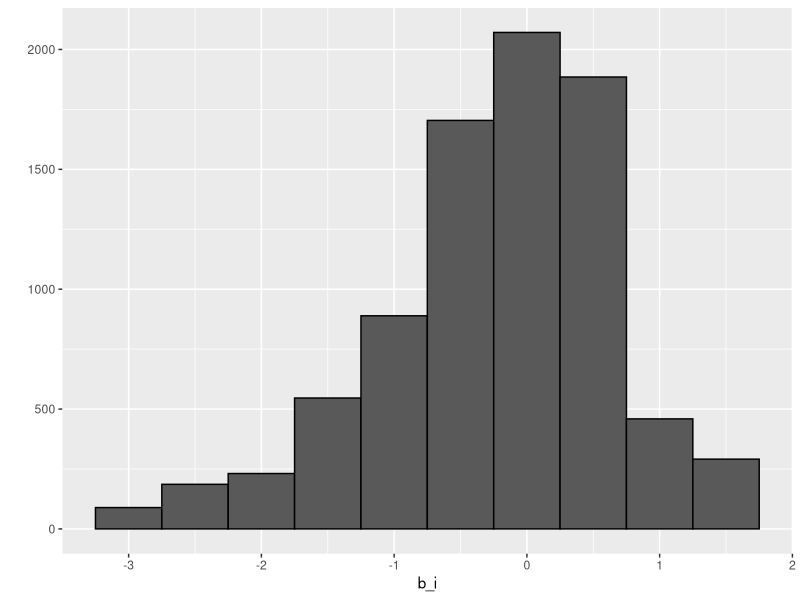
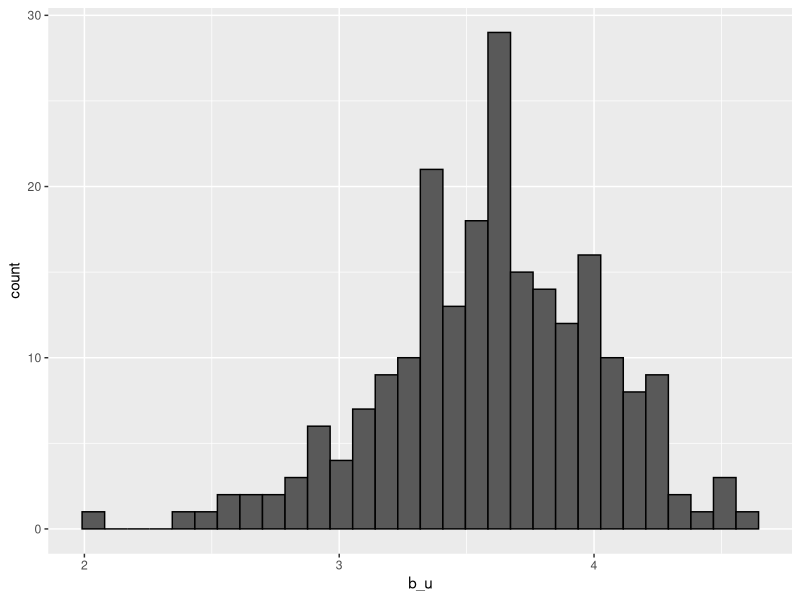
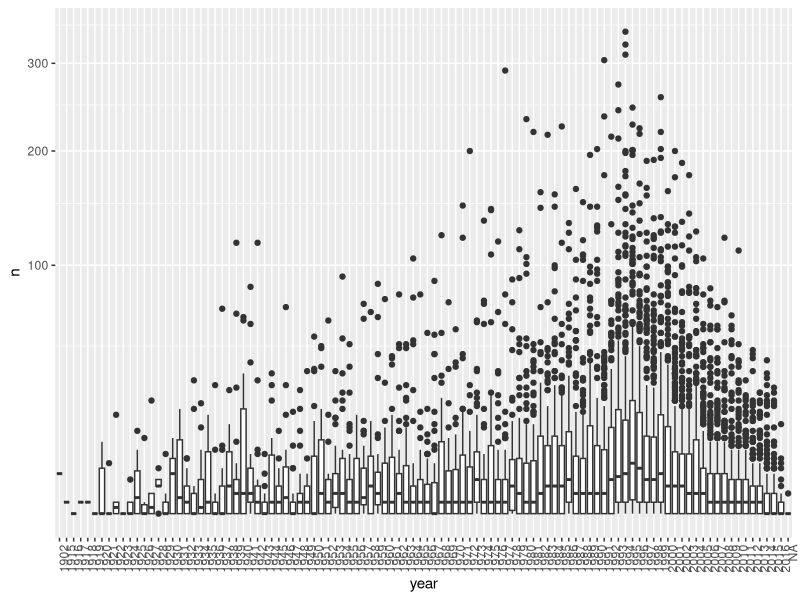
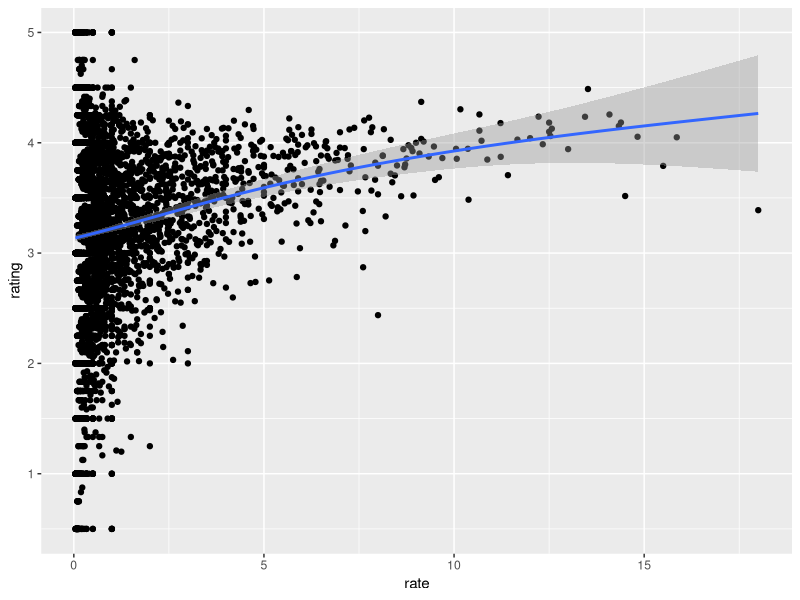
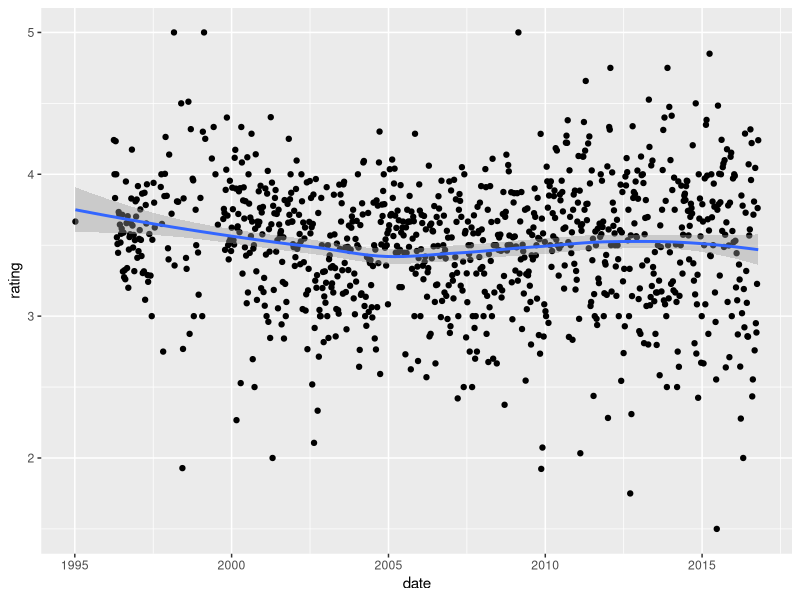
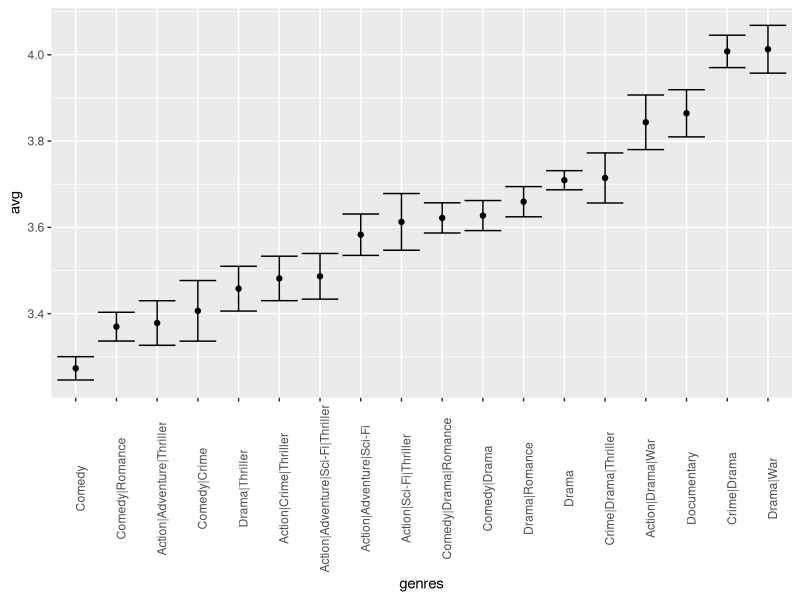

R code for these plots, in order:
library(tidyverse)
library(dslabs)
library(caret)
library(lubridate)
data("movielens")

#para mirar como tabla
movielens %>% as.tibble()

#usuarios unicos
movielens %>%
  summarize(n_users = n_distinct(userId),
            n_movies = n_distinct(movieId))

set.seed(755)
test_index <- createDataPartition(y = movielens$rating,
                                  times = 1, p = 0.2,
                                  list = FALSE)

train_set <- movielens[-test_index,]
test_set <- movielens[test_index,]

#se deben eliminar en el set de evaluación las peliculas
#que no tienen evaluación en el set de entrenamiento

test_set <- test_set %>%
  semi_join(train_set, by = "movieId") %>%
  semi_join(train_set, by = "userId")

#RMSE
RMSE <- function(true_ratings, predicted_ratings){
  sqrt(mean((true_ratings - predicted_ratings)^2))
}

#primer modelo de recomendación
#promedio de todas las calificaciones de las peliculas
mu_hat <- mean(train_set$rating)
mu_hat

#se aplica a todas las calificaciones desconocidas el mu_hat
naive_rmse <- RMSE(test_set$rating,mu_hat)
naive_rmse

#ese resultado es muy inocente y se puede mejorar
#pero que se ponga el resultado en una tabla para comparar

rmse_results <- tibble(method = "Solo el promedio", RMSE = naive_rmse)

rmse_results
#PERO EL RESULTADO DEL PROMEDIO AÚN ES MEJOR QUE UN RESULTADO AL AZAR
#por ejemplo si se replica el 3 en cada una de las peliculas
#que tienen rating y luego se compara con lo efectivamente puesto

alazar <- rep(3, nrow(test_set))
RMSE(test_set$rating, alazar)

#?lm
#midiendo con modelo lineal para 
#ver por promedio simple las calificaciones
#de cada una de las películas
#pero no es lo mejor con lm porque tarda mucho
#fit <- lm(rating ~ as.factor(movieId), data = movielens)

#se podría hacer con un promedio simple de cada una de las películas
mu <- mean(train_set$rating)
mu
#si restamos el mu del ratig. querria
#decir que la calificación máxima sería 1.5

movie_avgs <- train_set %>%
  group_by(movieId) %>%
  summarize(b_i = mean(rating  - mu))

qplot(b_i, data = movie_avgs, bins = 10, color = I("black"))

predicted_ratings <- mu + test_set %>%
  left_join(movie_avgs, by="movieId") %>%
  pull (b_i)

RMSE(predicted_ratings, test_set$rating)

#ya existe mejora a un promedio simple

#ver si hay algún efecto de usuario
#cuál es la calificación promedio de aquellos usuarios
#que han calificado más de 100 películas

train_set %>%
  group_by(userId) %>%
  filter(n()>=100) %>%
  summarize(b_u = mean(rating)) %>%
  ggplot(aes(b_u)) +
  geom_histogram(bins = 30, color = "black")

#entonces lo que se tendría que hacer es 
#es una modelación lineal lm 
#lm(rating ~ as.factor(movieId) + as.factor(userId))

#pero sería lento, entonces lo que se hará es una aproximación
#calculo de mu y rating de peli y estimando al usuario

user_avgs <- train_set %>%
  left_join(movie_avgs, by = "movieId") %>%
  group_by(userId) %>%
  summarize(b_u = mean(rating - mu - b_i))

#ahora construyendo los predictores y ver si mejora el RMSE
predicted_ratings <- test_set %>%
  left_join(movie_avgs, by="movieId") %>%
  left_join(user_avgs, by= "userId") %>%
  mutate(pred = mu + b_i + b_u) %>%
  pull(pred)

RMSE(predicted_ratings, test_set$rating)


#ME HE QUEDADO EN LA PAGINA 679
#EL APARTADO 33.8
#Q1. Compute the number of ratings for each movie and then plot it against the year the movie came out. Use the square root transformation on the counts.
#What year has the highest median number of ratings?

movielens %>% group_by(movieId) %>%
  summarize(n = n(), year = as.character(first(year))) %>%
  qplot(year, n, data = ., geom = "boxplot") +
  coord_trans(y = "sqrt") +
  theme(axis.text.x = element_text(angle = 90, hjust = 1))

#2. Vemos que, en promedio, las películas que salieron después de 1993 obtienen más calificaciones. También vemos que con las películas más nuevas, a partir de 1993, el número de
#calificaciones disminuye con el año: entre más reciente sea una película, menos tiempo han
#tenido los usuarios para calificarla.
#Entre las películas que salieron en 1993 o más tarde, ¿cuáles son las 25 películas con más
#calificaciones por año? Además, indique la calificación promedio.

movielens %>%
  filter(year >= 1993) %>%
  group_by(movieId) %>%
  summarize(n = n(), years = 2018 - first(year),
            title = title[1],
            rating = mean(rating)) %>%
  mutate(rate = n/years) %>%
  top_n(25, rate) %>%
  arrange(desc(rate))

#3. De la tabla construida en el ejemplo anterior, vemos que las películas mejor calificadas
#tienden a tener calificaciones superiores al promedio. Esto no es sorprendente: más personas
#ven películas populares. Para confirmar esto, estratifique las películas posteriores a 1993 por
#calificaciones por año y calcule sus calificaciones promedio. Haga un gráfico de la calificación
#promedio versus calificaciones por año y muestre un estimador de la tendencia.

movielens %>%
  filter(year >= 1993) %>%
  group_by(movieId) %>%
  summarize(n = n(), years = 2017 - first(year),
            title = title[1],
            rating = mean(rating)) %>%
  mutate(rate = n/years) %>%
  ggplot(aes(rate, rating)) +
  geom_point() +
  geom_smooth()

#Q5. The movielens dataset also includes a time stamp. This variable represents the time and data in which the rating was provided. The units are seconds since January 1, 1970. Create a new column date with the date.

movielens <- mutate(movielens, date = as_datetime(timestamp))

head(movielens)

#6. Calcule la calificación promedio de cada semana y calcule este promedio para cada día.
#Sugerencia: use la función round_date antes de group_by.

movielens %>% mutate(date = round_date(date, unit = "week")) %>%
  group_by(date) %>%
  summarize(rating = mean(rating)) %>%
  ggplot(aes(date, rating)) +
  geom_point() +
  geom_smooth()

#7. El gráfico muestra alguna evidencia de un efecto temporero. Si definimos 𝑑𝑢,𝑖 como el día
#que el usuario 𝑢 hizo su calificación de la película 𝑖, ¿cuál de los siguientes modelos es el
#más apropiado?

#d. 𝑌𝑢,𝑖 = 𝜇 + 𝑏𝑖 + 𝑏𝑢 + 𝑓(𝑑𝑢,𝑖) + 𝜀𝑢,𝑖, con 𝑓 una función suave de 𝑑𝑢,𝑖.

#8 8. Los datos movielens también tienen un columna genres. Esta columna incluye todos
#los géneros que aplican a la película. Algunas películas pertenecen a varios géneros. Defina
#una categoría como cualquier combinación que aparezca en esta columna. Mantenga solo
#categorías con más de 1,000 calificaciones. Luego, calcule el promedio y error estándar para
#cada categoría. Grafique estos usando diagramas de barras de error.

movielens %>% group_by(genres) %>%
  summarize(n = n(), avg = mean(rating), se = sd(rating)/sqrt(n())) %>%
  filter(n >= 1000) %>%
  mutate(genres = reorder(genres, avg)) %>%
  ggplot(aes(x = genres, y = avg, ymin = avg - 2*se, ymax = avg + 2*se)) +
  geom_point() +
  geom_errorbar() +
  theme(axis.text.x = element_text(angle = 90, hjust = 0.5))
